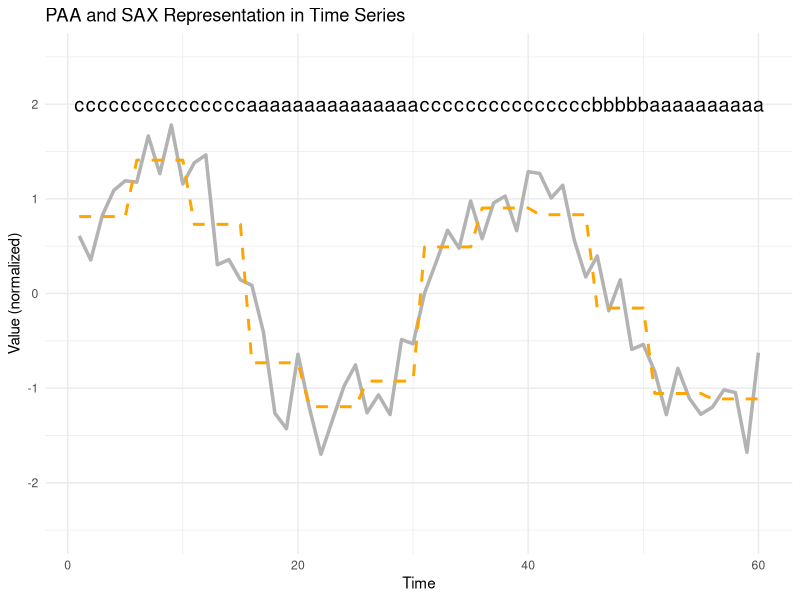

This figure's R source:
## ---- chunk 1
library(ggplot2)
## ---- chunk 2
knitr::opts_chunk$set(echo = TRUE, message = FALSE, warning = FALSE)
## ---- chunk 3

## ---- chunk 4
# 1) Generate a simple synthetic series with mild noise
set.seed(42)
n <- 60
time <- seq_len(n)
series <- sin(0.2 * time) + rnorm(n, mean = 0, sd = 0.2)
# 2) Z-score normalization for scale invariance
series_norm <- scale(series)
# 3) PAA with block size = 5 (average every 5 points)
block <- 5
blocks <- seq(1, n, by = block)
paa <- sapply(blocks, function(i) mean(series_norm[i:(i + block - 1)]))
paa_rep <- rep(paa, each = block)  # expand to original length for plotting
# 4) SAX with 3 symbols using N(0,1) breakpoints [-0.43, 0.43]
breakpoints <- c(-Inf, -0.43, 0.43, Inf)
alphabet <- c("a", "b", "c")
sax <- cut(paa, breaks = breakpoints, labels = alphabet, include.lowest = TRUE)
sax_labels <- rep(as.character(sax), each = block)  # align with original timeline
# 5) Build plotting data frame
df <- data.frame(
  Time = time,
  Series = as.numeric(series_norm),
  PAA = paa_rep,
  SAX = sax_labels
)
## ---- chunk 5
p <- ggplot(df, aes(x = Time)) +
  geom_line(aes(y = Series), color = "gray70", linewidth = 1.2) +
  geom_line(aes(y = PAA), color = "orange", linetype = "dashed", linewidth = 1) +
  geom_text(aes(y = 2, label = SAX), size = 5) +
  labs(title = "PAA and SAX Representation in Time Series",
       x = "Time", y = "Value (normalized)") +
  ylim(-2.5, 2.5) +
  theme_minimal()
#ggplot2::ggsave(filename = "figures/chap5_paa_sax.png", plot = p, width = 12.8, height = 7.2, units = "in", dpi = 100)
p
